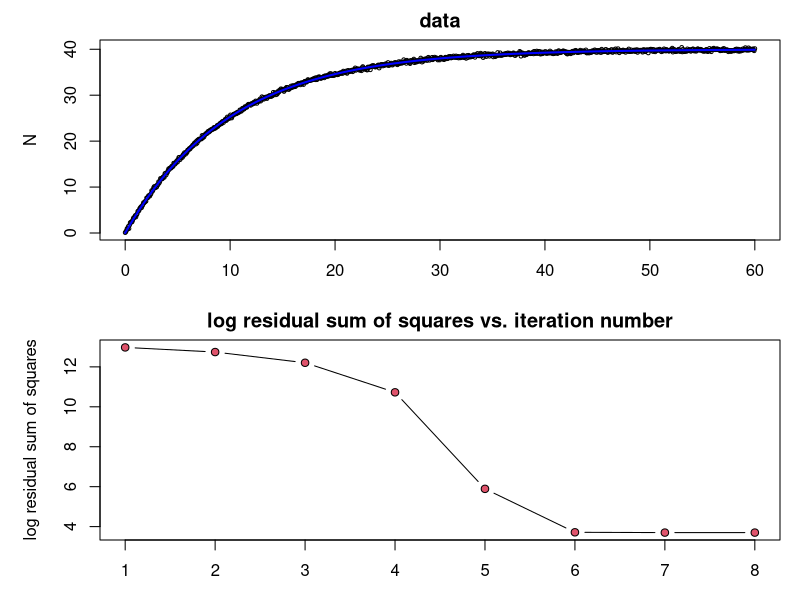

R code for this plot:
## Taken from example in the minpack guide
library(minpack.lm) #for non-linear least squares

#f <- function(TT, A, B, k1, k2){
#  expr <- expression(B + (A-B)*(1-exp(-1*k1*TT))+(A-B)*(1-exp(-1*k2*TT)))
#  eval(expr)
#}

#j <- function(TT, A, B, k1, k2){
#  expr <- expression(B + (A-B)*(1-exp(-1*k1*TT))+(A-B)*(1-exp(-1*k2*TT)))
#  c(eval(D(expr,"A")),eval(D(expr,"B")),eval(D(expr,"k1")),eval(D(expr,"k2")))
#}

#f <- function(TT, A, B, k1, k2){
#  expr <- expression(A*(1-exp(-1*k1*TT))+B*(1-exp(-1*k2*TT)))
#  eval(expr)
#}

f <- function(TT, A, k1){
  expr <- expression(A*(1-exp(-1*k1*TT)))
  eval(expr)
}


#j <- function(TT, A, B, k1, k2){
#  expr <- expression(A*(1-exp(-1*k1*TT))+B*(1-exp(-1*k2*TT)))
#  c(eval(D(expr,"A")),eval(D(expr,"B")),eval(D(expr,"k1")),eval(D(expr,"k2")))
#}

j <- function(TT, A, k1){
  expr <- expression(A*(1-exp(-1*k1*TT)))
  c(eval(D(expr,"A")),eval(D(expr,"k1")))
}

fcn <- function(p,TT,N,fcall,jcall){
  (N-do.call("fcall", c(list(TT = TT), as.list(p))))
}

fcn.jac <- function(p,TT,N,fcall,jcall){
  -do.call("jcall", c(list(TT = TT), as.list(p)))
}

TT=seq(0,60,length.out=1000)

#initial input data
p <- c(A=20,k1=0.1)
Ndet <- do.call("f", c(list(TT = TT), as.list(p)))

N <- Ndet + rnorm(length(Ndet), mean=Ndet, sd=.01*max(Ndet))
par(mfrow=c(2,1), mar = c(3,5,2,1))
plot(TT, N, bg = "black", cex = 0.5, main="data")

guess <- c(A=15,k1=0.2)

out <- nls.lm(par = guess, fn = fcn, jac = fcn.jac,
              fcall = f, jcall = j,
              TT = TT, N = N, control = nls.lm.control(nprint=1,maxiter=100))

N1 <- do.call("f", c(list(TT = TT), out$par))
lines(TT, N1, col="blue", lwd=2)

plot(1:(out$niter+1), log(out$rsstrace), type="b",
     main="log residual sum of squares vs. iteration number",
     xlab="iteration", ylab="log residual sum of squares", pch=21,bg=2)
## get information regarding standard errors
summary(out)
